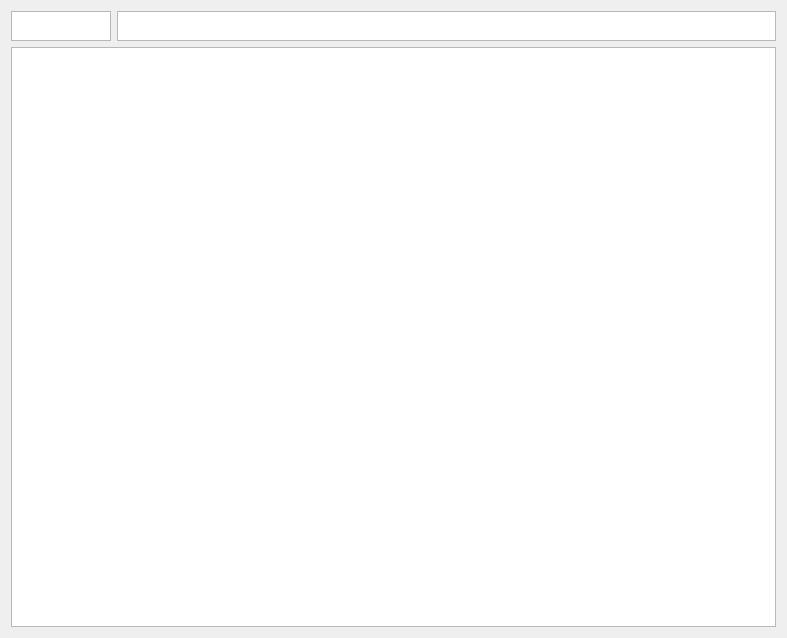
<?xml version="1.0" encoding="UTF-8"?>
<ui version="4.0">
 <class>ExcelViewDialog</class>
 <widget class="QDialog" name="ExcelViewDialog">
  <property name="geometry">
   <rect>
    <x>0</x>
    <y>0</y>
    <width>787</width>
    <height>638</height>
   </rect>
  </property>
  <property name="windowTitle">
   <string>Dialog</string>
  </property>
  <layout class="QGridLayout" name="gridLayout">
   <item row="0" column="0">
    <layout class="QHBoxLayout" name="horizontalLayout">
     <item>
      <widget class="QTextBrowser" name="cellNameView">
       <property name="enabled">
        <bool>true</bool>
       </property>
       <property name="sizePolicy">
        <sizepolicy hsizetype="Fixed" vsizetype="Fixed">
         <horstretch>0</horstretch>
         <verstretch>0</verstretch>
        </sizepolicy>
       </property>
       <property name="minimumSize">
        <size>
         <width>0</width>
         <height>0</height>
        </size>
       </property>
       <property name="maximumSize">
        <size>
         <width>100</width>
         <height>30</height>
        </size>
       </property>
      </widget>
     </item>
     <item>
      <widget class="QTextEdit" name="cellValueView">
       <property name="sizePolicy">
        <sizepolicy hsizetype="Expanding" vsizetype="Fixed">
         <horstretch>0</horstretch>
         <verstretch>0</verstretch>
        </sizepolicy>
       </property>
       <property name="minimumSize">
        <size>
         <width>0</width>
         <height>0</height>
        </size>
       </property>
       <property name="maximumSize">
        <size>
         <width>16777215</width>
         <height>30</height>
        </size>
       </property>
      </widget>
     </item>
    </layout>
   </item>
   <item row="1" column="0">
    <widget class="QTableWidget" name="tableWidget"/>
   </item>
  </layout>
 </widget>
 <resources/>
 <connections/>
</ui>
